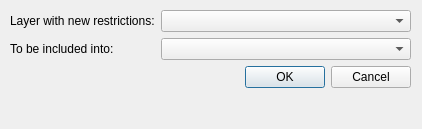
<?xml version="1.0" encoding="UTF-8"?>
<ui version="4.0">
 <class>Dialog</class>
 <widget class="QDialog" name="Dialog">
  <property name="windowModality">
   <enum>Qt::ApplicationModal</enum>
  </property>
  <property name="geometry">
   <rect>
    <x>0</x>
    <y>0</y>
    <width>422</width>
    <height>129</height>
   </rect>
  </property>
  <property name="windowTitle">
   <string>Import Restrictions</string>
  </property>
  <widget class="QWidget" name="layoutWidget">
   <property name="geometry">
    <rect>
     <x>10</x>
     <y>10</y>
     <width>401</width>
     <height>101</height>
    </rect>
   </property>
   <layout class="QFormLayout" name="formLayout">
    <item row="0" column="0">
     <widget class="QLabel" name="label">
      <property name="text">
       <string>Layer with new restrictions:</string>
      </property>
     </widget>
    </item>
    <item row="0" column="1">
     <widget class="QgsMapLayerComboBox" name="importLayer"/>
    </item>
    <item row="1" column="0">
     <widget class="QLabel" name="label_2">
      <property name="text">
       <string>To be included into:</string>
      </property>
     </widget>
    </item>
    <item row="1" column="1">
     <widget class="QgsFeatureListComboBox" name="cb_RestrictionLayers"/>
    </item>
    <item row="3" column="1">
     <widget class="QDialogButtonBox" name="buttonBox">
      <property name="orientation">
       <enum>Qt::Horizontal</enum>
      </property>
      <property name="standardButtons">
       <set>QDialogButtonBox::Cancel|QDialogButtonBox::Ok</set>
      </property>
     </widget>
    </item>
   </layout>
  </widget>
 </widget>
 <customwidgets>
  <customwidget>
   <class>QgsFeatureListComboBox</class>
   <extends>QComboBox</extends>
   <header>qgsfeaturelistcombobox.h</header>
  </customwidget>
  <customwidget>
   <class>QgsMapLayerComboBox</class>
   <extends>QComboBox</extends>
   <header>qgsmaplayercombobox.h</header>
  </customwidget>
 </customwidgets>
 <resources/>
 <connections>
  <connection>
   <sender>buttonBox</sender>
   <signal>accepted()</signal>
   <receiver>Dialog</receiver>
   <slot>accept()</slot>
   <hints>
    <hint type="sourcelabel">
     <x>248</x>
     <y>254</y>
    </hint>
    <hint type="destinationlabel">
     <x>157</x>
     <y>274</y>
    </hint>
   </hints>
  </connection>
  <connection>
   <sender>buttonBox</sender>
   <signal>rejected()</signal>
   <receiver>Dialog</receiver>
   <slot>reject()</slot>
   <hints>
    <hint type="sourcelabel">
     <x>316</x>
     <y>260</y>
    </hint>
    <hint type="destinationlabel">
     <x>286</x>
     <y>274</y>
    </hint>
   </hints>
  </connection>
 </connections>
</ui>
